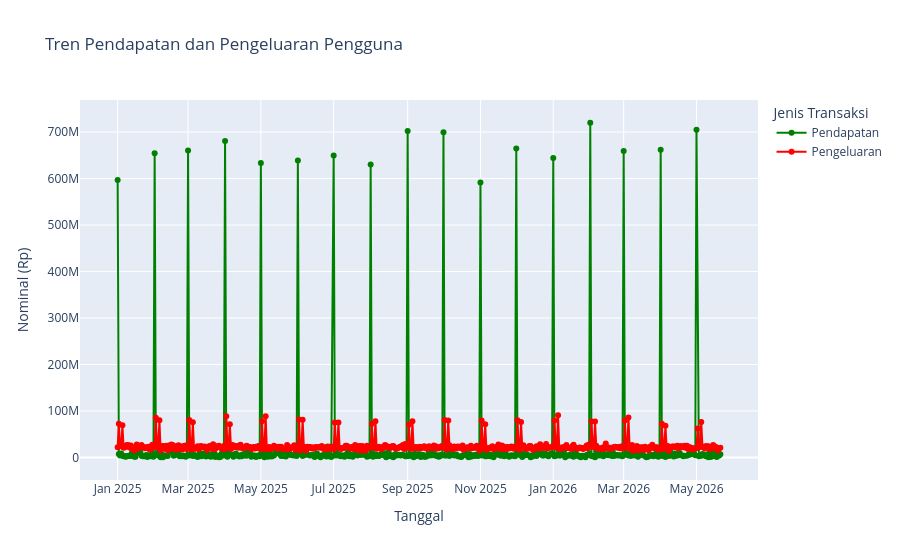

The notebook cell this image was saved under:
### Code cell
trend_df = (
    df
    .groupby(["tanggal", "jenis"])["jumlah"]
    .sum()
    .reset_index()
)

fig = px.line(
    trend_df,
    x="tanggal",
    y="jumlah",
    color="jenis",
    title="Tren Pendapatan dan Pengeluaran Pengguna",
    markers=True,
    color_discrete_map={
        "Pendapatan": "green",
        "Pengeluaran": "red"
    }
)

fig.update_layout(
    xaxis_title="Tanggal",
    yaxis_title="Nominal (Rp)",
    legend_title="Jenis Transaksi"
)

fig.show()

### Figure 1 — Plotly figure (JSON) as saved in the notebook; plotly's stock layout.template omitted (floating-point values rounded to 4 significant figures; data arrays with more than 128 entries replaced by an {"elided": "..."} marker saying what was removed)
{"data": [{"hovertemplate": "jenis=Pendapatan<br>tanggal=%{x}<br>jumlah=%{y}<extra></extra>", "legendgroup": "Pendapatan", "line": {"color": "green", "dash": "solid"}, "marker": {"symbol": "circle"}, "mode": "lines+markers", "name": "Pendapatan", "orientation": "v", "showlegend": true, "type": "scatter", "x": {"elided": "478 str values"}, "xaxis": "x", "y": {"elided": "478 int values"}, "yaxis": "y"}, {"hovertemplate": "jenis=Pengeluaran<br>tanggal=%{x}<br>jumlah=%{y}<extra></extra>", "legendgroup": "Pengeluaran", "line": {"color": "red", "dash": "solid"}, "marker": {"symbol": "circle"}, "mode": "lines+markers", "name": "Pengeluaran", "orientation": "v", "showlegend": true, "type": "scatter", "x": {"elided": "506 str values"}, "xaxis": "x", "y": {"elided": "506 int values"}, "yaxis": "y"}], "layout": {"legend": {"title": {"text": "Jenis Transaksi"}, "tracegroupgap": 0}, "title": {"text": "Tren Pendapatan dan Pengeluaran Pengguna"}, "xaxis": {"anchor": "y", "domain": [0, 1], "title": {"text": "Tanggal"}}, "yaxis": {"anchor": "x", "domain": [0, 1], "title": {"text": "Nominal (Rp)"}}}}
